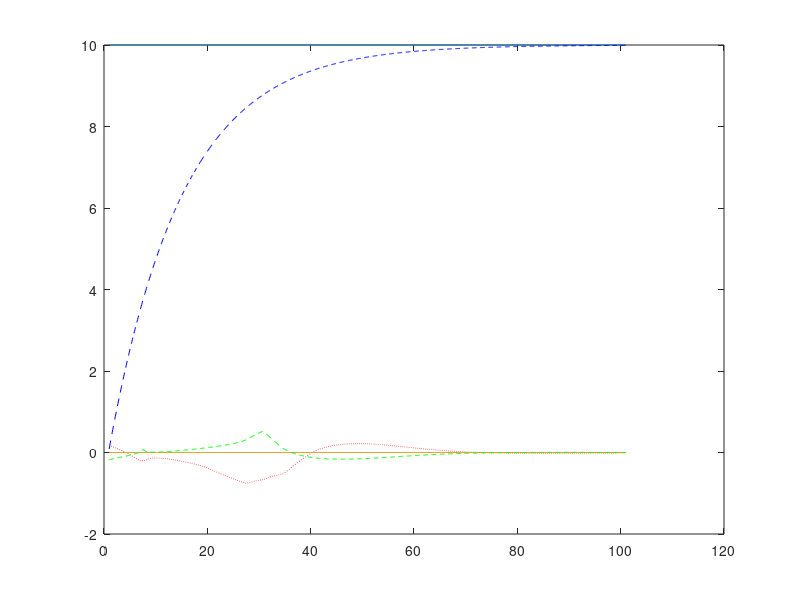
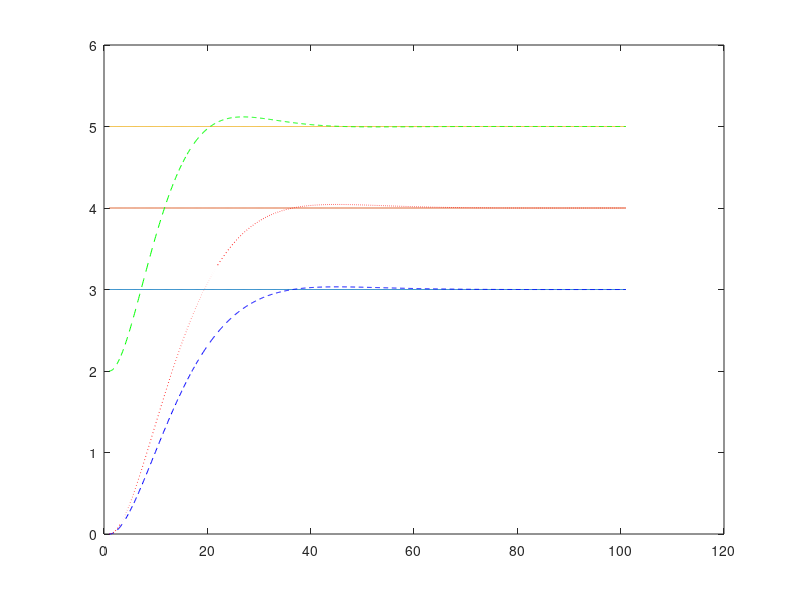

These figures' MATLAB source, in order: (Note: this script raises an error after producing the figures.)
close all
clear all 
clc 
% physical constants
%global g m L Ixx Iyy Izz k b kzd kd kzp kp ki I kzi         
g = 9.81; 
M = 0.5; 
L = 0.25;
Ixx = 5*10^-3;
Iyy = 5*10^-3;
Izz = 10*10^-3; 
k = 3*10^-6; 
b = 10^-7;
I = [Ixx, 0, 0;
     0, Iyy, 0;
     0, 0, Izz];

%constants
Kv = [20.5 ;20.5; 25];  %for positions
Kp = [155 ; 155; 300];
Kpe = [6; 5.2; 7];      %for angles
Kp2 = 4;
Kq2 = 3;
Kr2 = 4.9;

%Desired position and attitude
ref = [3 4 5]';
ref_dot = [0 0 0]';
ref_ddot = [0 0 0]';
Fstar = zeros(1000); %desired thrust
euler_star = [0 0 10]';  %desired euler angle
euler_dstar = [0 0 0]';
tau_star = zeros(3,1000);  %desired torque
w_star = [0 0 0]';

%Body Frame
w = zeros(3,1000);          % angular velocity in body frame
w_r = zeros(4,1000);        % individual rotor speed
% Inertial frame
pos = zeros(3,1000);        
pos(:,1)=[0 0 2];   % initial location
posdot = zeros(3,1000);
posddot = zeros(3,1000);
euler = pi./180*[-10 10 5]';
euler_dot  = [0 0 0]';
%cos(euler(1,1))
%Simulation


%R = [cos(euler(3,k))*cos(euler(2,k)) cos(euler(3,k))*sin(euler(2,k))*sin(euler(1,k))-sin(euler(3,k))*cos(euler(1,k)) cos(euler(3,k))*sin(euler(2,k))*cos(euler(1,k))+sin(euler(3,k))*sin(euler(1,k));
 %    sin(euler(3,k))*cos(euler(2,k)) sin(euler(3,k))*sin(euler(2,k))*sin(euler(1,k))+cos(euler(3,k))*cos(euler(1,k)) sin(euler(3,k))*sin(euler(2,k))*cos(euler(1,k))-cos(euler(3,k))*sin(euler(1,k));
  %   -sin(euler(2,k))                cos(euler(2,k))*sin(euler(1,k))                                                 cos(euler(2,k))*cos(euler(1,k))]
dt = 0.001;
for k = 1:1000
    Retw = [1 0 -sin(euler(2,k));
            0 cos(euler(1,k)) cos(euler(2,k))*sin(euler(1,k)); 
            0 -sin(euler(1,k)) cos(euler(2,k))*cos(euler(1,k))];
   
    posddot(:,k) = ref_ddot + Kv.*(ref_dot - posdot(:,k)) + Kp.*(ref - pos(:,k)); %commanded acc.
    Fstar(k) = (M*g + M*posddot(3,k))/(cos(euler(2,k))*cos(euler(1,k)));  % U1
    %desired eular angles
    euler_star(1,k+1) = asin((M*posddot(1,k)*sin(euler_star(3,k)) - M*posddot(2,k)*cos(euler_star(3,k)))/Fstar(k));
    euler_star(2,k+1) = asin((M*posddot(1,k)*cos(euler_star(3,k)) + M*posddot(2,k)*sin(euler_star(3,k)))/Fstar(k)*cos(euler_star(1,k)));
    euler_star(3,k+1) = euler_star(3,k);
    
    posdot(:,k+1) =  posdot(:,k) + dt*posddot(:,k);
    pos(:,k+1) = pos(:,k) + dt*posdot(:,k);
    
    euler_dot(:,k) = euler_dstar + Kpe.*(euler_star(:,k) - euler(:,k));
    euler(:,k+1) = euler(:,k) + dt*euler_dot(:,k);
    
    w(:,k) = Retw * euler_dot(:,k);
    
    tau_star(:,k) = [Ixx*Kp2*(w_star(1)-w(1,k)) + (Izz-Iyy)*w(2,k)*w(3,k); 
                     Iyy*Kq2*(w_star(2)-w(2,k)) + (Ixx-Izz)*w(1,k)*w(3,k); 
                     Izz*Kr2*(w_star(3)-w(3,k)) + (Iyy-Ixx)*w(1,k)*w(2,k)];
    w_r(:,k) = sqrt(inv([k k k k;
                         L*k 0 -L*k 0;
                         0 L*k 0 -L*k;
                         b -b b -b] ) * [Fstar(k);tau_star(:,k)]);
end
t = 1:0.1:101;
figure(1);
plot(t,euler_star(3,1)*ones(1001,1),t,euler(3,:),'b--',t,euler_star(2,1)*ones(1001,1),t,euler(2,:),'r:',t,euler_star(1,1)*ones(1001,1),t,euler(1,:),'g--');
figure(2);
plot(t,ref(1)*ones(1001,1),t,ref(2)*ones(1001,1),t,ref(3)*ones(1001,1),t,pos(1,:),'b--',t,pos(2,:),'r:',t,pos(3,:),'g--');

Z = stepinfo(pos(3,:),t,ref(3))
Y = stepinfo(pos(2,:),t,ref(2))
X = stepinfo(pos(1,:),t, ref(1))
